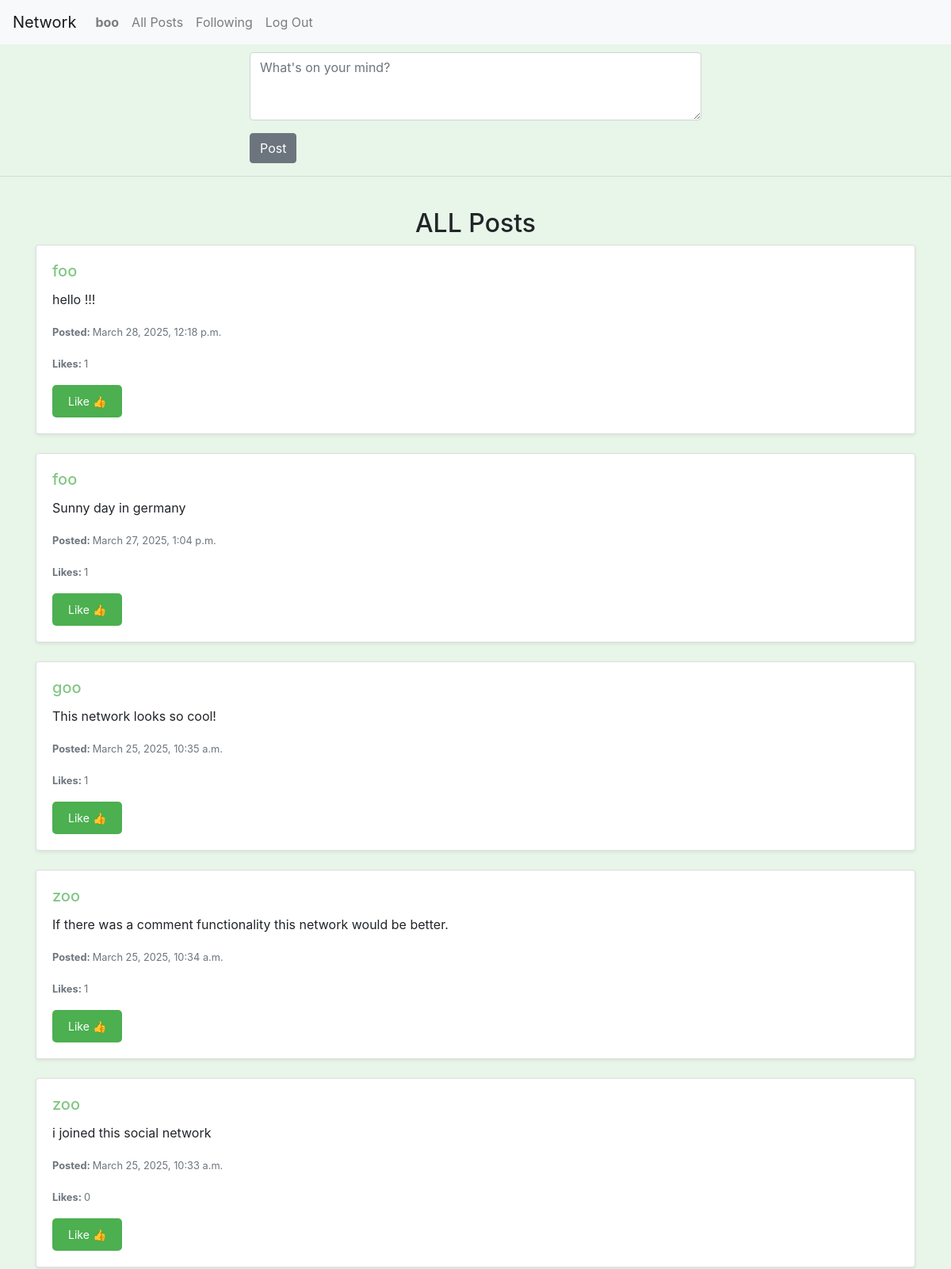
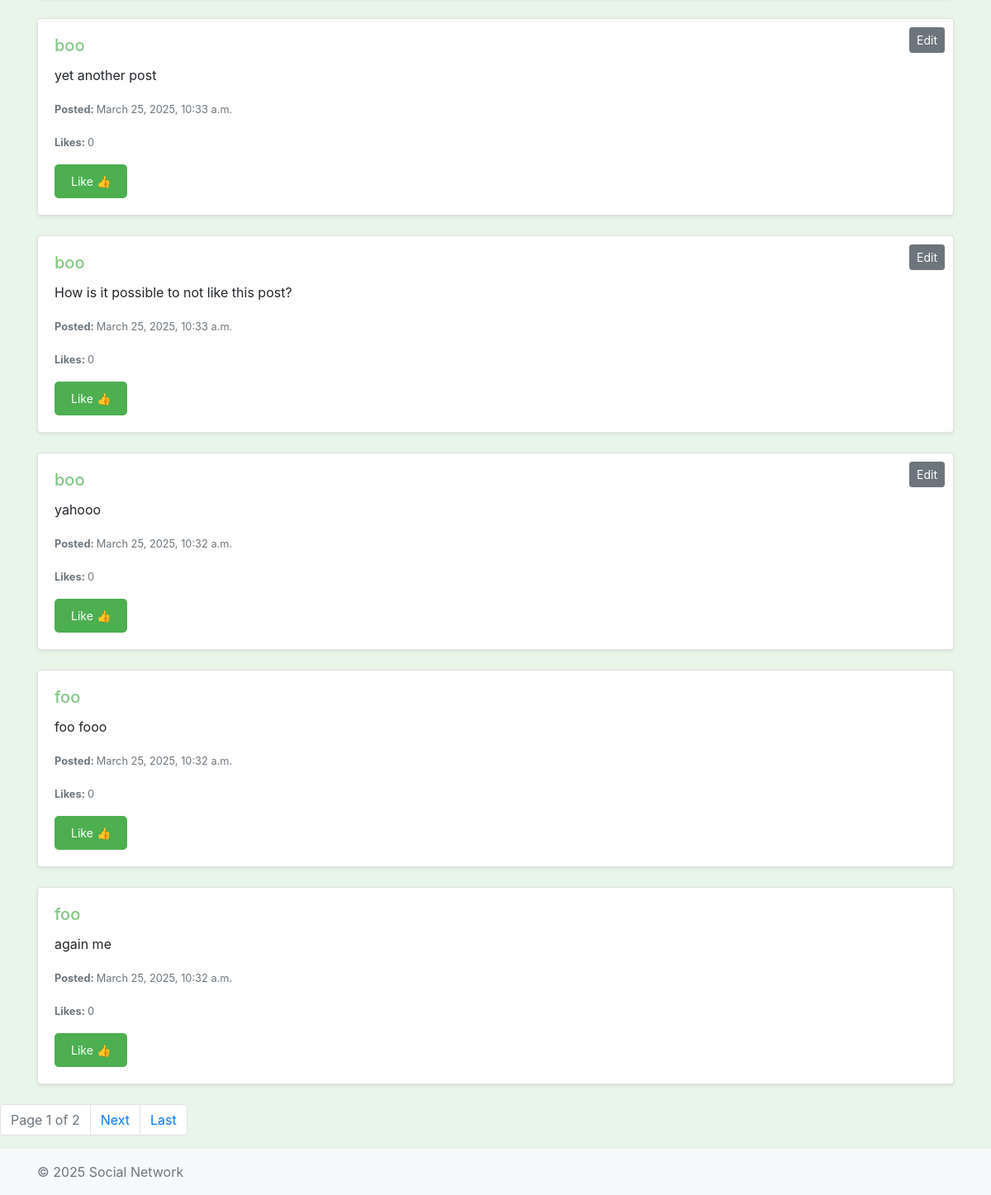
Screenshot of / (signed in) with the database file from the repository (2 pictures, top to bottom).
### network/models.py (models this page shows, shortened)
class User(AbstractUser):
    pass

class Post(models.Model):
    author = models.ForeignKey(User, on_delete=models.CASCADE, related_name="posts")
    content = models.TextField()
    created_at = models.DateTimeField(auto_now_add=True)

### network/views.py (the view)
# urls.py: path("", views.index, name="index"),
def index(request):
    if request.method == "POST":
        content = request.POST.get("post")
        if content:
            post = Post(author=request.user, content=content)
            post.save()
        return redirect("index")
    posts = Post.objects.annotate(likes_count=Count('like')).order_by("-created_at")
    paginator = Paginator(posts, 10)
    page_number = request.GET.get('page')
    page_obj = paginator.get_page(page_number)
    return render(request, "network/index.html", {'page_obj': page_obj})

### network/templates/network/index.html (shortened to what this page needs)
{% extends "network/layout.html" %}
{% block body %}
    {% if user.is_authenticated %}
    <div class="container" style="max-width: 600px; margin-top: 10px;">
    <form method="POST">
        <div class="form-group">
            <textarea class="form-control" name="post" id="post" rows="3" placeholder="What's on your mind?"></textarea>
        </div>
        <button class="btn btn-secondary" type="submit">Post</button>
    </form>
    {% else %}
    <p>Please <a href="{% url 'login' %}">log in</a> to post.</p>
    {% endif %}
   </div>
    <hr>
    <br>
    <h2 class="text-center">ALL Posts</h2>
    <div class="container">
        <div class="row justify-content-center">
          {% for post in page_obj %}
        <div class="col-12 mb-4">
            <div class="card shadow-sm">
                <div class="card-body">
                <h5 class="card-title"><a href="{% url 'profile' post.author.username %}">{{ post.author.username }}</a></h5>
                {% if user == post.author %}
                    <div style="position: absolute; top: 10px; right: 10px;">
                        <button class="btn btn-sm btn-secondary edit-button" data-post-id="{{ post.id }}">Edit</button>
                    </div>
                {% endif %}
                <p class="card-text" id="post-content-{{ post.id }}">{{ post.content }}</p>
                <p class="card-text"><small class="text-muted"><b>Posted: </b>{{ post.created_at }}</small></p>
                <p class="card-text"><small id="like-count-{{ post.id }}" class="text-muted"><b>Likes: </b>{{ post.likes_count }}</small></p>
                 {% if user.is_authenticated %}
                <button class="like-button" data-post-id="{{ post.id }}">
                {% if user in post.like_set.all %}
                    Unlike 👎
                {% else %}
                    Like 👍
                {% endif %}
                </button>
                {% endif %}
                </div>
            </div>
        </div>
    {% endfor %}
</div>
</div>
    <nav aria-label="Page navigation">
        <ul class="pagination">
            <li class="page-item disabled">
                <a class="page-link">Page {{ page_obj.number }} of {{ page_obj.paginator.num_pages }}</a>
            </li>
            {% if page_obj.has_next %}
                <li class="page-item">
                    <a class="page-link" href="?page={{ page_obj.next_page_number }}">Next</a>
                </li>
                <li class="page-item">
                    <a class="page-link" href="?page={{ page_obj.paginator.num_pages }}">Last</a>
                </li>
            {% endif %}
        </ul>
    </nav>
{% endblock %}

### network/templates/network/layout.html (shortened to what this page needs)
{% load static %}
<!DOCTYPE html>
<html lang="en">
    <head>
        <link rel="stylesheet" href="https://stackpath.bootstrapcdn.com/bootstrap/4.4.1/css/bootstrap.min.css">
        <link href="{% static 'network/styles.css' %}" rel="stylesheet">
    </head>
    <body class="d-flex flex-column min-vh-100">
        <nav class="navbar navbar-expand-lg navbar-light bg-light">
            <a class="navbar-brand" href="{% if user.is_authenticated %}{% url 'index' %}{% else %}{% url 'landing' %}{% endif %}">Network</a>
            <div>
              <ul class="navbar-nav mr-auto">
                {% if user.is_authenticated %}
                    <li class="nav-item">
                        <a class="nav-link" href="{% url 'profile' user.username %}"><strong>{{ user.username }}</strong></a>
                    </li>
                {% endif %}
                <li class="nav-item">
                  <a class="nav-link" href="{% url 'index' %}">All Posts</a>
                </li>
                {% if user.is_authenticated %}
                    <li class="nav-item">
                        <a class="nav-link" href="{% url 'following' %}">Following</a>
                    </li>
                    <li class="nav-item">
                        <a class="nav-link" href="{% url 'logout' %}">Log Out</a>
                    </li>
                {% endif %}
              </ul>
            </div>
          </nav>
        <div class="body">
            {% block body %}
            {% endblock %}
        </div>
    </body>
    <footer class="footer mt-auto py-3 bg-light">
        <div class="container">
            <span class="text-muted">© 2025 Social Network</span>
        </div>
    </footer>
</html>

### network/static/network/styles.css (style rules this page uses)
body { background: #e8f5e9; }
a { color: #81c784; text-decoration: none; }
.like-button { background-color: #4caf50; color: white; border: none; padding: 10px 20px; border-radius: 5px; cursor: pointer; font-size: 14px; }

### rows the page displays
User: username "boo"
Post: author.username "foo", content "hello !!!", created_at "March 28, 2025, 12:18 p.m.", likes_count "1", shows "Like 👍"
Post: author.username "foo", content "Sunny day in germany", created_at "March 27, 2025, 1:04 p.m.", likes_count "1", shows "Like 👍"
Post: author.username "goo", content "This network looks so cool!", created_at "March 25, 2025, 10:35 a.m.", likes_count "1", shows "Like 👍"
Post: author.username "zoo", content "If there was a comment functionality this network would be better.", created_at "March 25, 2025, 10:34 a.m.", likes_count "1", shows "Like 👍"
Post: author.username "zoo", content "i joined this social network", created_at "March 25, 2025, 10:33 a.m.", likes_count "0", shows "Like 👍"
Post: author.username "boo", content "yet another post", created_at "March 25, 2025, 10:33 a.m.", likes_count "0", shows "Like 👍"
Post: author.username "boo", content "How is it possible to not like this post?", created_at "March 25, 2025, 10:33 a.m.", likes_count "0", shows "Like 👍"
Post: author.username "boo", content "yahooo", created_at "March 25, 2025, 10:32 a.m.", likes_count "0", shows "Like 👍"
Post: author.username "foo", content "foo fooo", created_at "March 25, 2025, 10:32 a.m.", likes_count "0", shows "Like 👍"
Post: author.username "foo", content "again me", created_at "March 25, 2025, 10:32 a.m.", likes_count "0", shows "Like 👍"

### other values shown
{{ page_obj.number }} "1"
{{ page_obj.paginator.num_pages }} "2"
